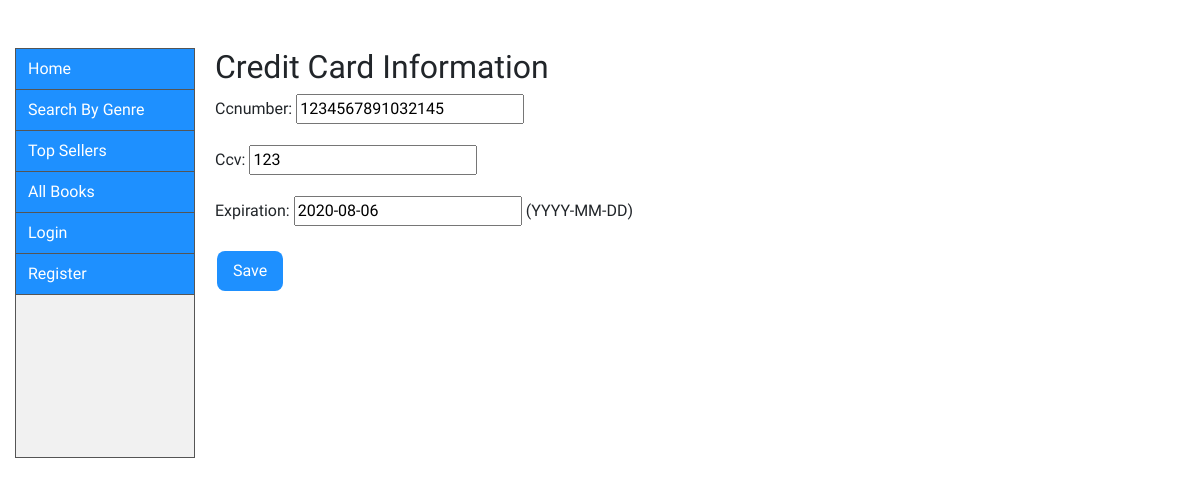
Screenshot of /search/creditcards/editcreditcard/1/ with the database file from the repository.
### catalog/models.py (models this page shows, shortened)
class CreditCard(models.Model):
    username = models.ForeignKey(
        'UserProfile', on_delete=models.SET_NULL, null=True)
    ccnumber = models.PositiveIntegerField(validators=[
                                           MaxValueValidator(9999999999999999)], blank = False)  # 16 digits for valid CC number
    ccv = models.PositiveIntegerField(validators=[MaxValueValidator(999)], blank = False)
    expiration = models.DateField(
        help_text="(YYYY-MM-DD)", auto_now_add=False, auto_now=False, blank = False, validators=[MinValueValidator(limit_value=date.today)])

### catalog/views.py (the view)
# urls.py: path('creditcards/editcreditcard/<str:pk>/',
def editcreditcard(request, pk):
    card = CreditCard.objects.get(id=pk)
    form = CreditCardForm(instance=card)
    if request.method == 'POST':
        form = CreditCardForm(request.POST, instance=card)
        if form.is_valid():
            form.save()
            return redirect('/catalog/creditcards')
    args = {
        'form': form
    }
    return render(request, 'addcreditcard.html', args)

### catalog/forms.py
class CreditCardForm(forms.ModelForm):
    class Meta:
        model = CreditCard
        fields = [
            'ccnumber',
            'ccv',
            'expiration',
        ]
        exclude = {
            'username',
        }
        field_order = ['ccnumber', 'ccv', 'expiration']

### catalog/templates/addcreditcard.html (shortened to what this page needs)
{% extends "base_generic.html" %}
{% block content %}
  <h2>Credit Card Information</h2>
<form method ="post">
 {% for field in form %}
 <p>
    {{field.label_tag}} {{field}}
    {{field.help_text}}
  </p>
  {% endfor %}
 <button type="submit" name"Submit" method="POST" class="button2">Save</button>
</form>
{% endblock %}

### catalog/static/css/styles.css (style rules this page uses)
.button2 { background-color: dodgerblue; border: none; border-radius: 8px; color: white; padding: 8px 16px; text-align: center; text-decoration: none; display: inline-block; font-size: 16px; margin: 4px 2px; cursor: pointer; }

### catalog/templates/base_generic.html (style rules this page uses)
body { font-family: 'Rakkas' }

### rows the page displays
CreditCard: form "1234567891032145" "123" "2020-08-06"

### other values shown
{{ field.label_tag }} "Ccnumber:" "Ccv:" "Expiration:"
{{ field.help_text }} "(YYYY-MM-DD)"
